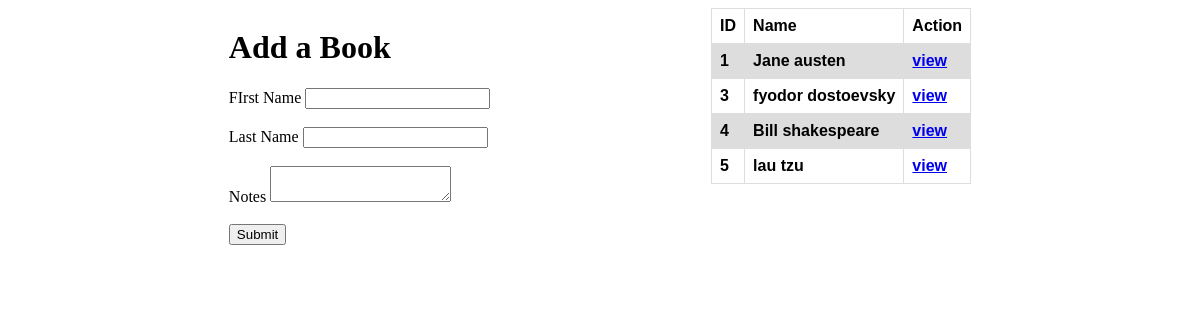
Page /authors on the earlier database version.
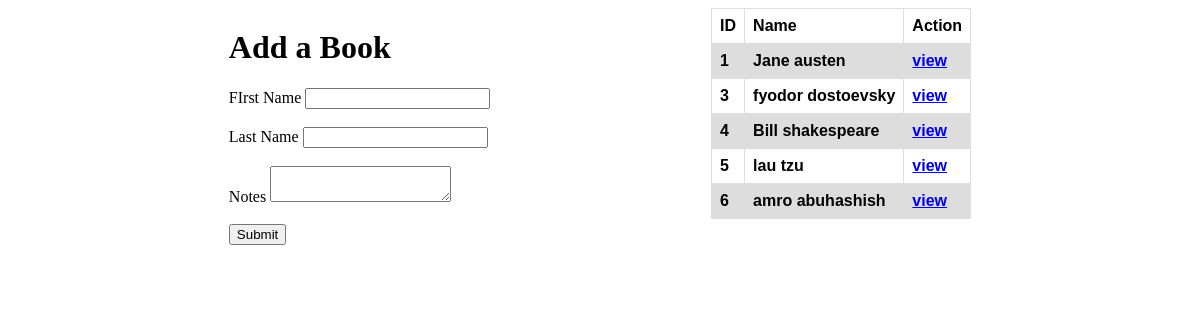
Same page on the later database version.
### bookapp/models.py (models this page shows)
class Author(models.Model):
    first_name = models.CharField(max_length=45)
    last_name = models.CharField(max_length=45)
    notes=models.TextField()
    books = models.ManyToManyField(Book, related_name="authors")
    created_at = models.DateTimeField(auto_now_add=True)
    updated_at = models.DateTimeField(auto_now=True)

### bookapp/views.py (the view)
# urls.py: path('authors',views.authors),
def authors(request):
    context={
        'x':Author.objects.all()
    }
    return render(request,"authors.html",context)

### bookapp/templates/authors.html (shortened to what this page needs)
<!DOCTYPE html>
<html lang="en">
<head>
</head>
<body>
    <div class="form">
        <div>
        <h1>Add a Book</h1>
        <form action="/addauthor" method="POST">
            <label for="fname">FIrst Name</label>
            <input type="text" name="fname"><br><br>
            <label for="lname">Last Name</label>
            <input type="text" name="lname"><br><br>
            <label for="notes">Notes</label>
            <textarea name="notes"></textarea><br><br>
            <input type="submit">
        </form>
        </div>
        <div>
            <table>
                <tr>
                    <th>ID</th>
                    <th>Name</th>
                    <th>Action</th>
                </tr>
                    {%for i in x%}
                <tr>
                    <th>{{i.id}}</th>
                    <th>{{i.first_name}} {{i.last_name}}</th>
                    <th><a href="/authors/{{i.id}}">view</a></th>
                </tr>
                    {%endfor%}
              </table>
        </div>
    </div>
</body>
</html>

### bookapp/templates/authors.html (style rules this page uses)
.form { display: flex; justify-content: space-evenly; }
table { font-family: arial, sans-serif; border-collapse: collapse; width: 100%; }
td, th { border: 1px solid #dddddd; text-align: left; padding: 8px; }
tr:nth-child(even) { background-color: #dddddd; }

Differences in the rows shown:
added Author: id "6", first_name "amro", last_name "abuhashish"
